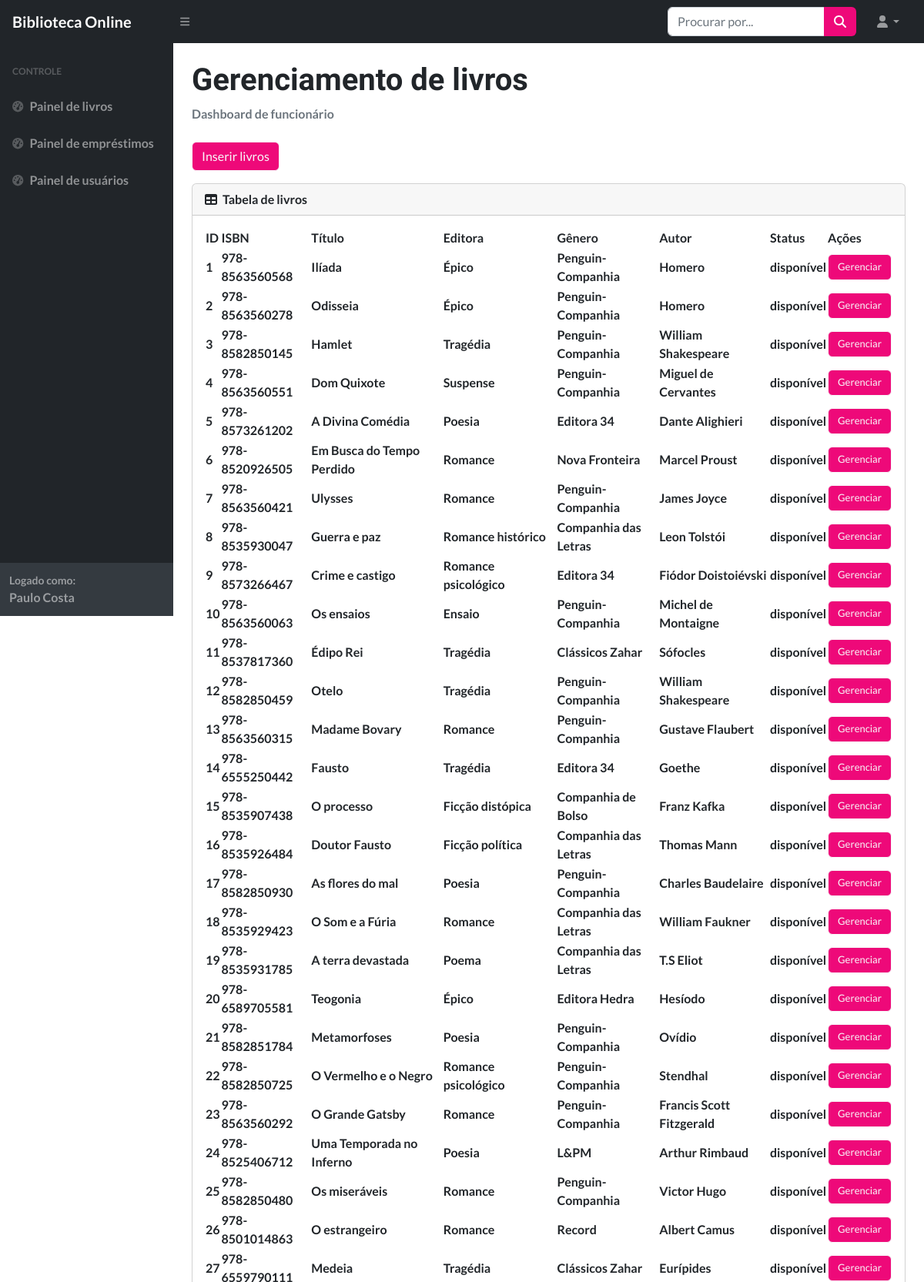
Page /site-biblioteca/dashboard-func/index.php (signed in, upper part) on the committed database.
### tables this page shows
CREATE TABLE livro (
    id_livro int AUTO_INCREMENT UNIQUE PRIMARY KEY,
    isbn varchar(14),
    titulo varchar(200),
    ano_publicacao year,
    id_editora int,
    id_genero int,
    capa varchar(100),
    status ENUM('disponível', 'emprestado') DEFAULT 'disponível',
    FOREIGN KEY (id_editora) REFERENCES editora(id_editora),
    FOREIGN KEY (id_genero) REFERENCES genero(id_genero)
);

CREATE TABLE genero (
    id_genero int AUTO_INCREMENT UNIQUE PRIMARY KEY,
    genero varchar(150)
);

CREATE TABLE editora (
    id_editora int AUTO_INCREMENT UNIQUE PRIMARY KEY,
    editora varchar(150)
);

CREATE TABLE autor (
    id_autor int AUTO_INCREMENT UNIQUE PRIMARY KEY,
    nome varchar(250)
);

### site-biblioteca/dashboard-func/index.php (the view, shortened to what this page needs)
<?php
include 'menu.php';
?>
<div id="layoutSidenav_content">
    <main>
        <div class="container-fluid px-4">
            <h1 class="mt-4" style="font-weight: 600;">Gerenciamento de livros</h1>
            <ol class="breadcrumb mb-4">
                <li class="breadcrumb-item active">Dashboard de funcionário</li>
            </ol>
            <button class='btn btn-outline-light' style="margin-bottom: 1rem; background-color: #ee0979"
                data-bs-toggle="modal" data-bs-target="#bookModal">Inserir livros</button>
            <div class="card mb-4">
                <div class="card-header">
                    <i class="fas fa-table me-1"></i>
                    Tabela de livros
                </div>
                <div class="card-body">
                    <table id="datatablesSimple">
                        <thead>
                            <tr>
                                <th scope="col">ID</th>
                                <th scope="col">ISBN</th>
                                <th scope="col">Título</th>
                                <th scope="col">Editora</th>
                                <th scope="col">Gênero</th>
                                <th scope="col">Autor</th>
                                <th scope="col">Status</th>
                                <th>Ações</th>
                            </tr>
                        </thead>
                        <tbody>
                            <?php
                            $sql = "SELECT livro.id_livro, livro.isbn, livro.titulo, livro.ano_publicacao, livro.status,
                                    genero.genero AS genero, editora.editora AS editora, autor.nome AS autor
                                    FROM livro
                                    LEFT JOIN genero ON livro.id_genero = genero.id_genero
                                    LEFT JOIN editora ON livro.id_editora = editora.id_editora
                                    LEFT JOIN livro_autor ON livro.id_livro = livro_autor.id_livro
                                    LEFT JOIN autor ON livro_autor.id_autor = autor.id_autor";
                            $consulta = $conexao->query($sql);
                            while ($dados = $consulta->fetch_assoc()) {
                                echo "<tr>";
                                echo "<td>" . $dados['id_livro'] . "</td>";
                                echo "<td>" . $dados['isbn'] . "</td>";
                                echo "<td>" . $dados['titulo'] . "</td>";
                                echo "<td>" . $dados['genero'] . "</td>";
                                echo "<td>" . $dados['editora'] . "</td>";
                                echo "<td>" . $dados['autor'] . "</td>";
                                echo "<td>" . $dados['status'] . "</td>";
                                echo "<td>
                                        <a href='form_gerencia_livros.php?id_livro=" . $dados["id_livro"] . "'>
                                            <button
                                                class='btn btn-outline-light'
                                                style='max-width: 100px; font-size: small;
                                                background-color: #ee0979'> Gerenciar </button>
                                        </a>
                                    </td>";
                            }
                            ?>
                        </tbody>
                    </table>
                </div>
            </div>
        </div>
    </main>
</div>
</div>
</body>
</html>

### site-biblioteca/dashboard-func/menu.php (style rules this page uses)
body { font-family: 'Lato', sans-serif; font-weight: 700; }
h1, h2, h3 { font-family: 'Catamaran', sans-serif; font-weight: 400; }
a { text-decoration: none; }

### rows in the picture
livro: id_livro "1", isbn "978-8563560568", titulo "Ilíada", id_genero.genero "Épico", id_editora.editora "Penguin-Companhia", autor.nome "Homero", status "disponível"
livro: id_livro "2", isbn "978-8563560278", titulo "Odisseia", id_genero.genero "Épico", id_editora.editora "Penguin-Companhia", autor.nome "Homero", status "disponível"
livro: id_livro "3", isbn "978-8582850145", titulo "Hamlet", id_genero.genero "Tragédia", id_editora.editora "Penguin-Companhia", autor.nome "William Shakespeare", status "disponível"
livro: id_livro "4", isbn "978-8563560551", titulo "Dom Quixote", id_genero.genero "Suspense", id_editora.editora "Penguin-Companhia", autor.nome "Miguel de Cervantes", status "disponível"
livro: id_livro "5", isbn "978-8573261202", titulo "A Divina Comédia", id_genero.genero "Poesia", id_editora.editora "Editora 34", autor.nome "Dante Alighieri", status "disponível"
livro: id_livro "6", isbn "978-8520926505", titulo "Em Busca do Tempo Perdido", id_genero.genero "Romance", id_editora.editora "Nova Fronteira", autor.nome "Marcel Proust", status "disponível"
livro: id_livro "7", isbn "978-8563560421", titulo "Ulysses", id_genero.genero "Romance", id_editora.editora "Penguin-Companhia", autor.nome "James Joyce", status "disponível"
livro: id_livro "8", isbn "978-8535930047", titulo "Guerra e paz", id_genero.genero "Romance histórico", id_editora.editora "Companhia das Letras", autor.nome "Leon Tolstói", status "disponível"
livro: id_livro "9", isbn "978-8573266467", titulo "Crime e castigo", id_genero.genero "Romance psicológico", id_editora.editora "Editora 34", autor.nome "Fiódor Doistoiévski", status "disponível"
livro: id_livro "10", isbn "978-8563560063", titulo "Os ensaios", id_genero.genero "Ensaio", id_editora.editora "Penguin-Companhia", autor.nome "Michel de Montaigne", status "disponível"
livro: id_livro "11", isbn "978-8537817360", titulo "Édipo Rei", id_genero.genero "Tragédia", id_editora.editora "Clássicos Zahar", autor.nome "Sófocles", status "disponível"
livro: id_livro "12", isbn "978-8582850459", titulo "Otelo", id_genero.genero "Tragédia", id_editora.editora "Penguin-Companhia", autor.nome "William Shakespeare", status "disponível"
livro: id_livro "13", isbn "978-8563560315", titulo "Madame Bovary", id_genero.genero "Romance", id_editora.editora "Penguin-Companhia", autor.nome "Gustave Flaubert", status "disponível"
livro: id_livro "14", isbn "978-6555250442", titulo "Fausto", id_genero.genero "Tragédia", id_editora.editora "Editora 34", autor.nome "Goethe", status "disponível"
livro: id_livro "15", isbn "978-8535907438", titulo "O processo", id_genero.genero "Ficção distópica", id_editora.editora "Companhia de Bolso", autor.nome "Franz Kafka", status "disponível"
livro: id_livro "16", isbn "978-8535926484", titulo "Doutor Fausto", id_genero.genero "Ficção política", id_editora.editora "Companhia das Letras", autor.nome "Thomas Mann", status "disponível"
livro: id_livro "17", isbn "978-8582850930", titulo "As flores do mal", id_genero.genero "Poesia", id_editora.editora "Penguin-Companhia", autor.nome "Charles Baudelaire", status "disponível"
livro: id_livro "18", isbn "978-8535929423", titulo "O Som e a Fúria", id_genero.genero "Romance", id_editora.editora "Companhia das Letras", autor.nome "William Faukner", status "disponível"
livro: id_livro "19", isbn "978-8535931785", titulo "A terra devastada", id_genero.genero "Poema", id_editora.editora "Companhia das Letras", autor.nome "T.S Eliot", status "disponível"
livro: id_livro "20", isbn "978-6589705581", titulo "Teogonia", id_genero.genero "Épico", id_editora.editora "Editora Hedra", autor.nome "Hesíodo", status "disponível"
livro: id_livro "21", isbn "978-8582851784", titulo "Metamorfoses", id_genero.genero "Poesia", id_editora.editora "Penguin-Companhia", autor.nome "Ovídio", status "disponível"
livro: id_livro "22", isbn "978-8582850725", titulo "O Vermelho e o Negro", id_genero.genero "Romance psicológico", id_editora.editora "Penguin-Companhia", autor.nome "Stendhal", status "disponível"
livro: id_livro "23", isbn "978-8563560292", titulo "O Grande Gatsby", id_genero.genero "Romance", id_editora.editora "Penguin-Companhia", autor.nome "Francis Scott Fitzgerald", status "disponível"
livro: id_livro "24", isbn "978-8525406712", titulo "Uma Temporada no Inferno", id_genero.genero "Poesia", id_editora.editora "L&PM", autor.nome "Arthur Rimbaud", status "disponível"
livro: id_livro "25", isbn "978-8582850480", titulo "Os miseráveis", id_genero.genero "Romance", id_editora.editora "Penguin-Companhia", autor.nome "Victor Hugo", status "disponível"
livro: id_livro "26", isbn "978-8501014863", titulo "O estrangeiro", id_genero.genero "Romance", id_editora.editora "Record", autor.nome "Albert Camus", status "disponível"
livro: id_livro "27", titulo "Medeia", id_genero.genero "Tragédia", id_editora.editora "Clássicos Zahar", autor.nome "Eurípides", status "disponível"

### other values in the picture
$_SESSION['nome'] "Paulo Costa"
